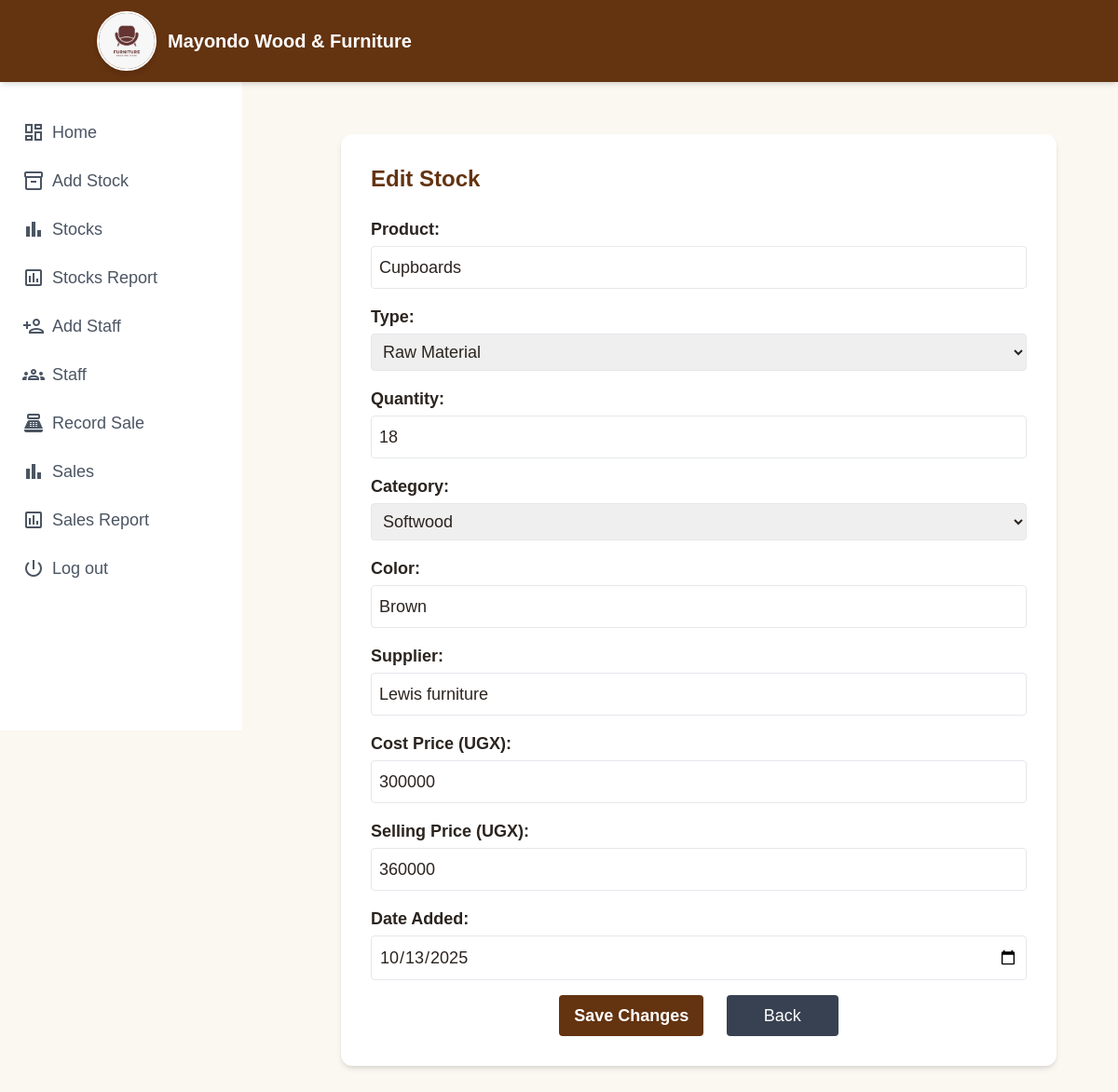
The app's page /editstocks/8/ (signed in) with its own data.
### mwfapp/models.py (models this page shows, shortened)
class Stock(models.Model):
    name = models.CharField(max_length=100)
    type = models.CharField(max_length=50)
    quantity = models.IntegerField()
    category = models.CharField(max_length=50)
    color = models.CharField(max_length=50)
    cost_price = models.DecimalField(max_digits=10, decimal_places=0, default=0)
    selling_price = models.DecimalField(max_digits=10, decimal_places=0)
    supplier = models.CharField(max_length=100)
    date_added = models.DateField(default=timezone.now)

### mwfapp/views.py (the view, shortened to what this page needs)
# urls.py: path("editstocks/<str:stock_id>/", views.editStocks, name="editStocks"),
@login_required(login_url="/login/")
def editStocks(request, stock_id):
    stock = Stock.objects.get(id=stock_id)
    return render(request, "editstocks.html", {"stock": stock})

### mwfapp/templates/editstocks.html (shortened to what this page needs)
{% extends "base.html" %}
{% load static %}
{% block content %}
<main class="ml-[100px] p-6 bg-[var(--cream)] min-h-screen">
  <div class="max-w-3xl mx-auto bg-white p-8 rounded-xl shadow-md">
    <h1 class="text-2xl text-[#643310] font-bold mb-6">Edit Stock</h1>
    <form action="{% url 'editStocks' stock.id %}" method="POST" class="space-y-4">
      <div>
        <label for="name" class="block text-lg font-semibold mb-1">Product:</label>
        <input type="text" id="name" name="name" value="{{ stock.name }}" required class="w-full text-lg border rounded p-2">
      </div>
      <div>
        <label for="type" class="block text-lg font-semibold mb-1">Type:</label>
        <select id="type" name="type" required class="w-full text-lg border rounded p-2">
          <option value="Raw Material" {% if stock.type == "Raw Material" %}selected{% endif %}>Raw Material</option>
        </select>
      </div>
      <div>
        <label for="quantity" class="block text-lg font-semibold mb-1">Quantity:</label>
        <input type="number" id="quantity" name="quantity" value="{{ stock.quantity }}" min="0" required class="w-full text-lg border rounded p-2">
      </div>
      <div>
        <label for="category" class="block text-lg font-semibold mb-1">Category:</label>
        <select id="category" name="category" required class="w-full text-lg border rounded p-2">
          <option value="Softwood" {% if stock.category == "Softwood" %}selected{% endif %}>Softwood</option>
        </select>
      </div>
      <div>
        <label for="color" class="block text-lg font-semibold mb-1">Color:</label>
        <input type="text" id="color" name="color" value="{{ stock.color }}" class="w-full text-lg border rounded p-2">
      </div>
      <div>
        <label for="supplier" class="block text-lg font-semibold mb-1">Supplier:</label>
        <input type="text" id="supplier" name="supplier" value="{{ stock.supplier }}" class="w-full text-lg border rounded p-2">
      </div>
      <div>
        <label for="cost_price" class="block text-lg font-semibold mb-1">Cost Price (UGX):</label>
        <input type="number" id="cost_price" name="cost_price" value="{{ stock.cost_price }}" min="0" required class="w-full text-lg border rounded p-2">
      </div>
      <div>
        <label for="selling_price" class="block text-lg font-semibold mb-1">Selling Price (UGX):</label>
        <input type="number" id="selling_price" name="selling_price" value="{{ stock.selling_price }}" min="0" required class="w-full text-lg border rounded p-2">
      </div>
      <div>
        <label for="date" class="block text-lg font-semibold mb-1">Date Added:</label>
        <input type="date" id="date" name="date" value="{{ stock.date_added|date:'Y-m-d' }}" class="w-full text-lg border rounded p-2">
      </div>
      <div class="text-center mt-6">
        <button type="submit" class="bg-[#643310] mr-5 text-lg text-white font-bold px-4 py-2 rounded">Save Changes</button>
        <a href="{% url 'stocksPage' %}" class="px-10 py-3 bg-gray-700 text-lg text-white rounded">Back</a>
      </div>
    </form>
  </div>
</main>
{% endblock %}

### mwfapp/static/css/dashboard.css (style rules this page uses)
:root { --bg: #0f0f0f; --ink: #222222; --cream: #fbf7f1; --tan: #ead9c4; --walnut: #6b4f3b; --mahogany: #ebc6ad; --charcoal: #1e1e1e; --gold: #c7a564; --muted: #777; --radius: 18px; --shadow: 0 10px 30px rgba(0, 0, 0, 0.15); --header-height: 4rem; --sidebar-width: 240px; }
body { font-family: Poppins, sans-serif; background-color: var(--cream); color: #2b241f; }

### records on screen
Stock: name "Cupboards", type "Raw Material", quantity "18", category "Softwood", color "Brown", supplier "Lewis furniture", cost_price "300000", selling_price "360000", date "10/13/2025"
